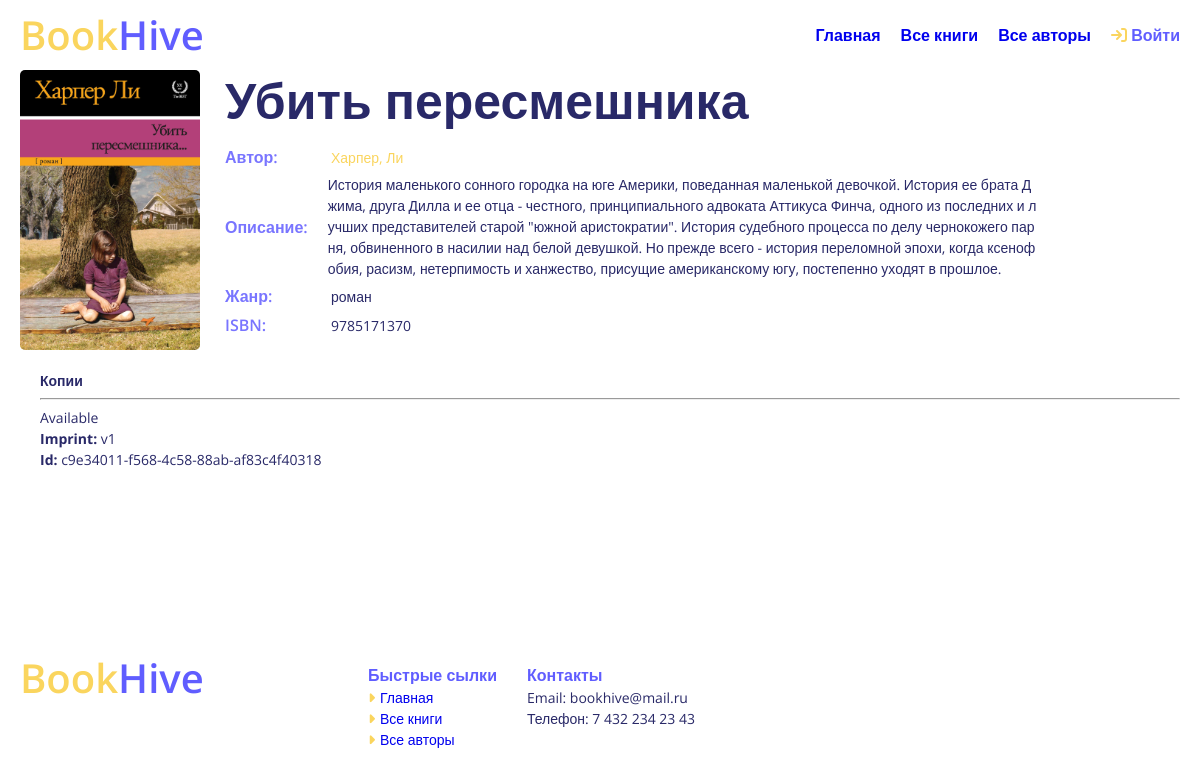
The page /catalog/book/1 on the database as committed earlier.
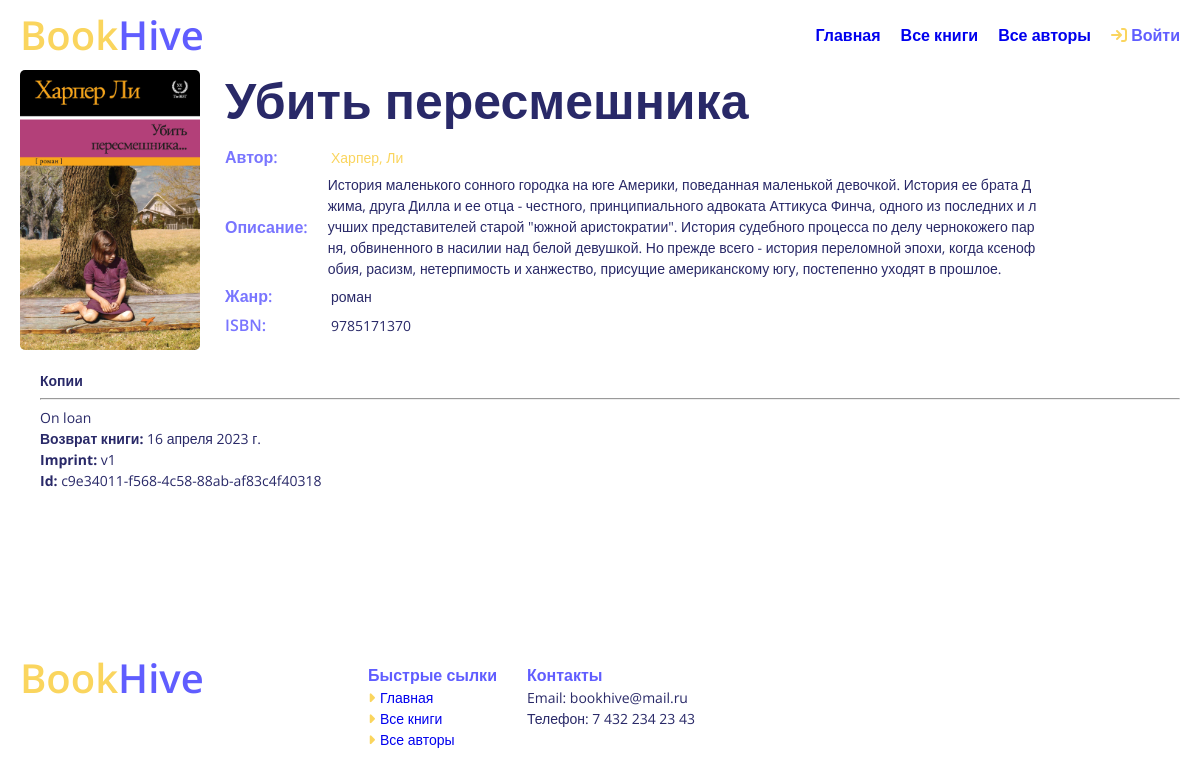
The same page on the database as committed later.
### catalog/models.py (models this page shows, shortened)
class Book(models.Model):
    image = models.ImageField(null=True, blank=True,default='default.jpg', upload_to='Books')
    title = models.CharField(max_length=200)
    author = models.ForeignKey('Author', on_delete=models.SET_NULL, null=True)
    summary = models.TextField(max_length=1000, help_text="Enter a brief description of the book")
    isbn = models.CharField('ISBN',max_length=13, help_text='13 Character <a href="https://www.isbn-international.org/content/what-isbn">ISBN number</a>')
    genre = models.ManyToManyField(Genre, help_text="Select a genre for this book")
    def display_genre(self):
        """
        Creates a string for the Genre. This is required to display genre in Admin.
        """
        return ', '.join([ genre.name for genre in self.genre.all()[:3] ])
    display_genre.short_description = 'Genre'

class Author(models.Model):
    image = models.ImageField(null=True, blank=True,default='default.jpg', upload_to='Authors')
    first_name = models.CharField(max_length=100)
    last_name = models.CharField(max_length=100)
    date_of_birth = models.DateField(null=True, blank=True)
    date_of_death = models.DateField('Died', null=True, blank=True)
    about_the_author = models.TextField(max_length=1000)
    def __str__(self):
        return '%s, %s' % (self.last_name, self.first_name)
    class Meta:
        ordering = ['last_name']
        permissions = (
                ("can_change_author", "change author"),
        )

class Genre(models.Model):
    name = models.CharField(max_length=200, help_text="Enter a book genre (e.g. Science Fiction, French Poetry etc.)")
    def __str__(self):
        return self.name

class BookInstance(models.Model):
    id = models.UUIDField(primary_key=True, default=uuid.uuid4, help_text="Unique ID for this particular book across whole library")
    book = models.ForeignKey('Book', on_delete=models.SET_NULL, null=True)
    imprint = models.CharField(max_length=200)
    due_back = models.DateField(null=True, blank=True)
    borrower = models.ForeignKey(User, on_delete=models.SET_NULL, null=True, blank=True)
    LOAN_STATUS = (
        ('m', 'Maintenance'),
        ('o', 'On loan'),
        ('a', 'Available'),
        ('r', 'Reserved'),
    )
    status = models.CharField(max_length=1, choices=LOAN_STATUS, blank=True, default='m', help_text='Book availability')
    class Meta:
        ordering = ["due_back"]
        permissions = (("can_mark_returned", "Set book as returned"),)

### catalog/views.py (the view)
# urls.py: re_path(r'^book/(?P<pk>\d+)$', views.BookDetailView.as_view(), name='book-detail'), #book/, за которым до конца строки (до маркера конца строки - $) следуют одна, или более цифр. В процессе выполнения
class BookDetailView(generic.DetailView):
    model = Book
    def get_context_data(self, **kwargs):
        context = super().get_context_data(**kwargs)
        context['is_librarian'] = self.request.user.groups.filter(name='Библиотекари').exists()
        return context

### catalog/templates/catalog/book_detail.html (shortened to what this page needs)
{% extends "base_generic.html" %}
{% block content %}
<div class="__container">
  <div class="block-detail">
    <div class="block-detail__img book__image">
      <img src="{{ book.image.url }}" alt="";>
    </div>
    <div class="block-detail__body">
      <div class="block-detail__title title">
        {{ book.title }}
      </div>
        <ul class="block-detail__info">
          <li class="book-detail__author"><span class="subtitle">Автор:</span><a href="{% url 'author-detail' book.author.pk %}">{{ book.author }}</a></li>
          <li><span class="subtitle">Описание:</span> <p class="book-detail__description">{{ book.summary }}</p></li>
          <li><span class="subtitle">Жанр:</span>{% for genre in book.genre.all %} {{ genre }}{% if not forloop.last %}, {% endif %}{% endfor %}</li>
          <li><span class="subtitle">ISBN:</span>{{ book.isbn }}</li>
        </ul>
      </div>
    </div>
    <div style="margin-left:20px;margin-top:20px">
      <h4>Копии</h4>
      {% for copy in book.bookinstance_set.all %}
        <hr>
        <p class="{% if copy.status == 'a' %}text-success{% elif copy.status == 'd' %}text-danger{% else %}text-warning{% endif %}">{{ copy.get_status_display }}</p>
        {% if copy.status != 'a' %}<p><strong>Возврат книги:</strong> {{copy.due_back}}</p>{% endif %}
        <p><strong>Imprint:</strong> {{copy.imprint}}</p>
        <p class="text-muted"><strong>Id:</strong> {{copy.id}}</p>
      {% endfor %}
    </div>
</div>
{% endblock %}

### catalog/templates/base_generic.html (shortened to what this page needs)
<!DOCTYPE html>
<html lang="en">
<head>
  {% load static %}
  <link rel="stylesheet" href="{% static 'css/style.css' %}">
  <link rel="stylesheet" href="{% static 'css/catalog.css' %}">
</head>
<body>
    {% block header %}
    <header class="header">
      <div class="__container">
        <div class="header-body">
          <a href="{% url 'index' %}" class="header__logo logo">Book<span>Hive</span></a>
          <ul class="header__menu">
            <li><a href="{% url 'index' %}">Главная</a></li>
            <li><a href="{% url 'books' %}">Все книги</a></li>
            <li><a href="{% url 'authors' %}">Все авторы</a></li>
            {% if user.is_authenticated %}
                <li><a href="{% url 'profile' %}"><i class="fa-regular fa-user" style="color: #fad55e;"></i> {{ user.get_username }}</a></li>
                <li class="header__login"><a href="{% url 'logout'%}?next={{request.path}}"><i class="fa-solid fa-arrow-right-to-bracket" style="color: #fad55e;"></i></i> Выйти</a></li>
            {% else %}
                <li class="header__login"><a href="{% url 'login'%}?next={{request.path}}"><i class="fa-solid fa-arrow-right-to-bracket" style="color: #fad55e;"></i></i> Войти</a></li>
            {% endif %}
          </ul>
        </div>
      </div>
    </header>
    {% endblock %}
      <section class="page">
      {% block content %}{% endblock %}
      </section>
      <footer class="footer">
        <div class="__container">
          <div class="footer__body">
            <a href="{% url 'index' %}" class="footer__logo logo">Book<span>Hive</span></a>
          <div class="footer-info">
            <ul class="footer-list fast-link">
              <li>Быстрые сылки</li>
              <li><a href="{% url 'index' %}"><i class="fa-solid fa-caret-right" style="color: #fad55e;"></i>Главная</a></li>
              <li><a href="{% url 'books' %}"><i class="fa-solid fa-caret-right" style="color: #fad55e;"></i>Все книги</a></li>
              <li><a href="{% url 'authors' %}"><i class="fa-solid fa-caret-right" style="color: #fad55e;"></i>Все авторы</a></li>
            </ul>
            <ul class="footer-list contacts">
              <li>Контакты</li>
              <li>Email: bookhive@mail.ru</li>
              <li>Телефон: 7 432 234 23 43</li>
            </ul>
          </div>
          </div>
        </div>
      </footer>
</body>
</html>

### static/css/style.css (style rules this page uses)
*, *::before, *::after { box-sizing: border-box; }
ul, li { margin: 0; padding: 0; }
ul[class], ol[class] { padding: 0; }
body, h1, h2, h3, h4, p, ul[class], ol[class], li, figure, figcaption, blockquote, dl, dd { margin: 0; }
body { display: flex; flex-direction: column; min-height: 100vh; font-family: 'Open Sans', sans-serif; font-size: 14px; line-height: 22px; color: #292968; scroll-behavior: smooth; text-rendering: optimizeSpeed; line-height: 1.5; }
ul[class], ol[class] { list-style: none; }
li { list-style-type: none; }
a { text-decoration: none; }
a:not([class]) { text-decoration-skip-ink: auto; }
img { max-width: 100%; display: block; }
.__container { max-width: 1200px; padding: 0 20px; margin: 0 auto; }
.logo { font-size: 40px; font-weight: 600; color: #fad55e; text-align: center; line-height: 30px; }
.logo span { color: #605dff; }
.title { font-size: 50px; font-weight:700; line-height: 60px; color: #292968; }
.subtitle { font-size: 16px; font-weight: 600; color: #7975ff; }
.header { width: 100%; }
.header-body { display: flex; align-items: center; justify-content: space-between; padding: 20px 0; }
.header__menu { display: flex; gap: 20px; font-size: 16px; font-weight: 500; }
.header__menu a { font-size: 16px; font-weight: 600; }
.header__login a { color: #605dff; }
.footer { margin-top: auto; padding: 50px 0; }
.footer__body { display: flex; }
.footer__logo { display: flex; justify-content: start; width: 30%; }
.footer-info { display: flex; gap: 30px; }
.footer-list li:first-child { color: #605dff; font-size: 16px; font-weight: 600; }
.footer-list a { display: flex; align-items: center; gap: 5px; }

### static/css/catalog.css (style rules this page uses)
.book__image { width: 140px; height: 224px; }
.book__image img { width: 100%; height: 100%; border-radius: 5px; }
.book-detail__author a { color: #fad55e; }
.book-detail__description { word-break: break-all; margin: 0 0 0 20px; }
.block-detail { display: flex; gap: 25px; }
.block-detail__body { width: 70%; }
.block-detail__img { width: 180px !important; height: 280px; }
.block-detail__info { display: flex; flex-direction: column; gap: 5px; margin: 15px 0 0 0 !important; }
.block-detail__info li { display: flex; align-items: center; }
.block-detail__info span { display: block; width: 106px !important; }

Rows that differ between the two databases and show on the page:
changed BookInstance "c9e34011-f568-4c58-88ab-af83c4f40318": status "Available" → "On loan"; due_back (not shown) → "16 апреля 2023 г."
